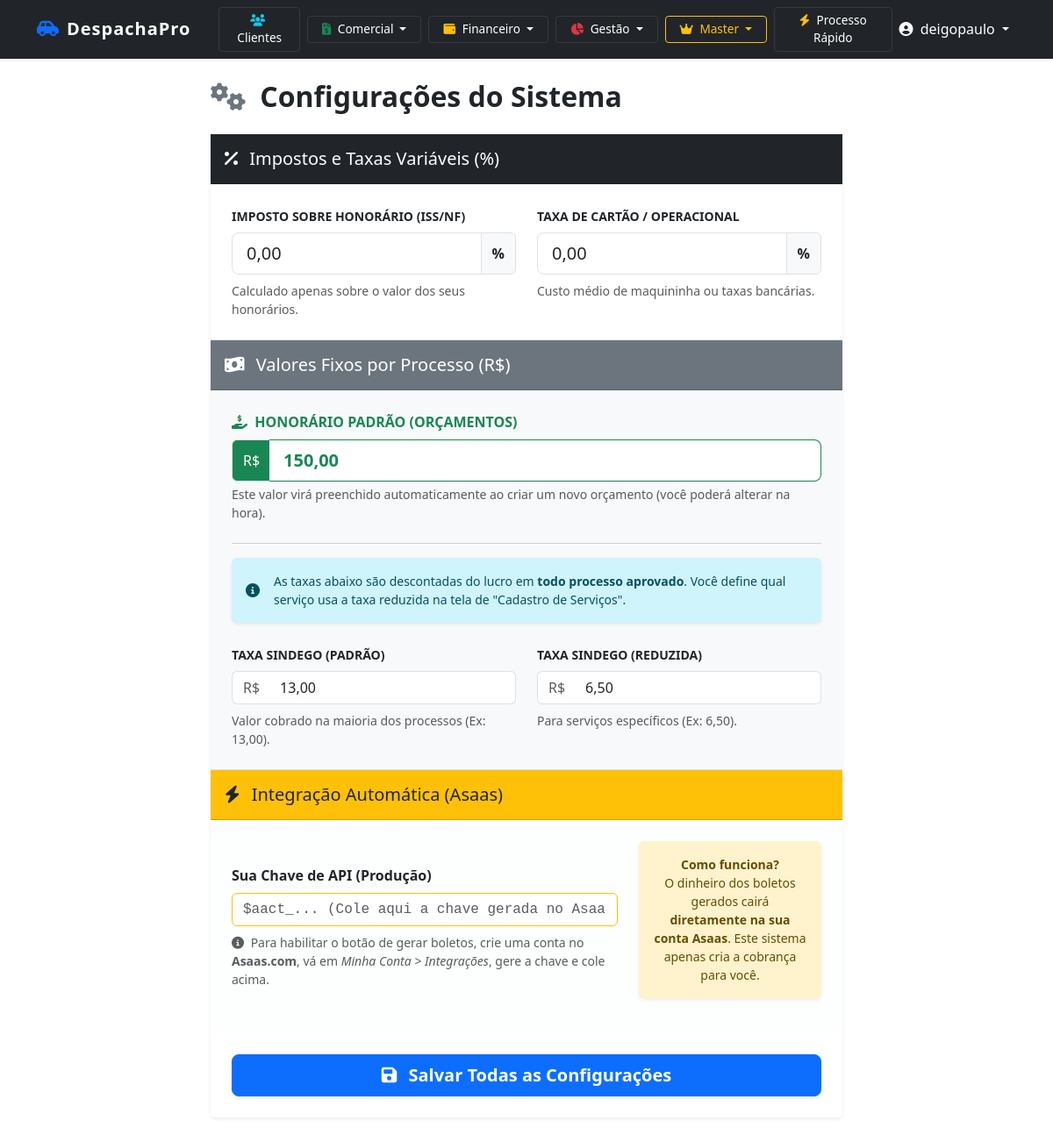
/configuracoes/ (signed in), run on the app's committed database.
### cadastro/models.py (models this page shows, shortened)
class Despachante(models.Model):
    nome_fantasia = models.CharField(max_length=255)
    razao_social = models.CharField(max_length=255)
    cnpj = models.CharField(max_length=18, unique=True)
    codigo_sindego = models.CharField(max_length=50, verbose_name="Código SINDEGO")
    telefone = models.CharField(max_length=20)
    email = models.EmailField()
    endereco_completo = models.TextField()
    data_cadastro = models.DateTimeField(auto_now_add=True)
    ativo = models.BooleanField(default=True)
    logo = models.ImageField(
        upload_to='logos_despachantes/',
        null=True,
        blank=True,
        verbose_name="Logo do Escritório",
        help_text="Formato obrigatório: PNG com fundo transparente. Tamanho ideal: 300x100px.",
        validators=[FileExtensionValidator(['png'])]
    )
    aliquota_imposto = models.DecimalField(
        max_digits=5, decimal_places=2, default=0.00,
        help_text="Alíquota de imposto sobre honorários (ex: 5.00 para 5%)"
    )
    taxa_bancaria_padrao = models.DecimalField(
        max_digits=5, decimal_places=2, default=0.00,
        help_text="Taxa bancária/maquininha média (ex: 2.50 para 2.5%)"
    )
    valor_honorario_padrao = models.DecimalField(
        max_digits=10,
        decimal_places=2,
        default=0.00,
        verbose_name="Honorário Padrão (Orçamento)",
        help_text="Valor sugerido automaticamente no campo de honorários ao criar um novo orçamento."
    )
    valor_taxa_sindego_padrao = models.DecimalField(
        max_digits=10, decimal_places=2, default=13.00,
        verbose_name="Taxa Sindego (Padrão)",
        help_text="Valor cobrado na maioria dos processos (Custo Operacional)."
    )
    valor_taxa_sindego_reduzida = models.DecimalField(
        max_digits=10, decimal_places=2, default=6.50,
        verbose_name="Taxa Sindego (Reduzida)",
        help_text="Valor cobrado em processos específicos."
    )
    email_fatura = models.EmailField(
        blank=True, null=True,
        help_text="E-mail que receberá os boletos/Pix da mensalidade do sistema."
    )
    valor_mensalidade = models.DecimalField(
        max_digits=10, decimal_places=2, default=100.00,
        help_text="Valor da assinatura mensal deste despachante."
    )
    DIA_VENCIMENTO_CHOICES = [(i, f'Dia {i}') for i in range(1, 29)]
    dia_vencimento = models.IntegerField(
        choices=DIA_VENCIMENTO_CHOICES,
        default=10,
        verbose_name="Dia de Vencimento Preferencial"
    )
    asaas_customer_id = models.CharField(
        max_length=50, blank=True, null=True,
        verbose_name="ID Asaas (Cliente)",
        help_text="ID gerado automaticamente pela integração."
    )
    asaas_api_key = models.CharField(
        max_length=255,
        blank=True,
        null=True,
        verbose_name="Chave de API (Asaas)",
        help_text="Chave gerada no painel do Asaas para receber pagamentos diretamente."
    )

### cadastro/views.py (the view, shortened to what this page needs)
# urls.py: path('configuracoes/', views.configuracoes_despachante, name='configuracoes_despachante'),
@login_required
def configuracoes_despachante(request):
    despachante = request.user.perfilusuario.despachante
    return render(request, 'cadastro/configuracoes_despachante.html', {'despachante': despachante})

### cadastro/templates/cadastro/configuracoes_despachante.html (shortened to what this page needs)
{% extends 'base.html' %}
{% block content %}
<div class="container mt-4">
    <div class="row justify-content-center">
        <div class="col-md-8">
            <div class="d-flex align-items-center mb-4">
                <h2 class="fw-bold mb-0"><i class="fas fa-cogs text-secondary me-2"></i> Configurações do Sistema</h2>
            </div>
            <form method="POST" class="card shadow-sm border-0">
                <div class="card-header bg-dark text-white py-3">
                    <h5 class="mb-0"><i class="fas fa-percent me-2"></i> Impostos e Taxas Variáveis (%)</h5>
                </div>
                <div class="card-body p-4">
                    <div class="row g-4">
                        <div class="col-md-6">
                            <label class="form-label fw-bold text-uppercase small">Imposto sobre Honorário (ISS/NF)</label>
                            <div class="input-group">
                                <input type="text" name="aliquota_imposto" class="form-control form-control-lg mask-percent"
                                       value="{{ despachante.aliquota_imposto }}" required>
                                <span class="input-group-text bg-light text-dark fw-bold">%</span>
                            </div>
                            <div class="form-text mt-2">Calculado apenas sobre o valor dos seus honorários.</div>
                        </div>
                        <div class="col-md-6">
                            <label class="form-label fw-bold text-uppercase small">Taxa de Cartão / Operacional</label>
                            <div class="input-group">
                                <input type="text" name="taxa_bancaria_padrao" class="form-control form-control-lg mask-percent"
                                       value="{{ despachante.taxa_bancaria_padrao }}" required>
                                <span class="input-group-text bg-light text-dark fw-bold">%</span>
                            </div>
                            <div class="form-text mt-2">Custo médio de maquininha ou taxas bancárias.</div>
                        </div>
                    </div>
                </div>
                <div class="card-header bg-secondary text-white py-3 border-top">
                    <h5 class="mb-0"><i class="fas fa-money-bill-wave me-2"></i> Valores Fixos por Processo (R$)</h5>
                </div>
                <div class="card-body p-4 bg-light">
                    <div class="row mb-4">
                        <div class="col-12">
                            <label class="form-label fw-bold text-uppercase text-success"><i class="fas fa-hand-holding-usd me-1"></i> Honorário Padrão (Orçamentos)</label>
                            <div class="input-group">
                                <span class="input-group-text bg-success text-white border-end-0">R$</span>
                                <input type="text" name="valor_honorario_padrao" class="form-control form-control-lg mask-money border-success border-start-0 fw-bold text-success"
                                       value="{{ despachante.valor_honorario_padrao|floatformat:2 }}" required>
                            </div>
                            <div class="form-text">Este valor virá preenchido automaticamente ao criar um novo orçamento (você poderá alterar na hora).</div>
                        </div>
                    </div>
                    <hr class="text-muted opacity-25">
                    <div class="alert alert-info border-0 shadow-sm d-flex align-items-center mb-4">
                        <i class="fas fa-info-circle me-3"></i>
                        <div class="small">
                            As taxas abaixo são descontadas do lucro em <strong>todo processo aprovado</strong>. Você define qual serviço usa a taxa reduzida na tela de "Cadastro de Serviços".
                        </div>
                    </div>
                    <div class="row g-4">
                        <div class="col-md-6">
                            <label class="form-label fw-bold text-uppercase small text-dark">Taxa SINDEGO (Padrão)</label>
                            <div class="input-group">
                                <span class="input-group-text bg-white text-muted border-end-0">R$</span>
                                <input type="text" name="valor_taxa_sindego_padrao" class="form-control mask-money border-start-0"
                                       value="{{ despachante.valor_taxa_sindego_padrao|floatformat:2 }}" required>
                            </div>
                            <div class="form-text mt-2">Valor cobrado na maioria dos processos (Ex: 13,00).</div>
                        </div>
                        <div class="col-md-6">
                            <label class="form-label fw-bold text-uppercase small text-dark">Taxa SINDEGO (Reduzida)</label>
                            <div class="input-group">
                                <span class="input-group-text bg-white text-muted border-end-0">R$</span>
                                <input type="text" name="valor_taxa_sindego_reduzida" class="form-control mask-money border-start-0"
                                       value="{{ despachante.valor_taxa_sindego_reduzida|floatformat:2 }}" required>
                            </div>
                            <div class="form-text mt-2">Para serviços específicos (Ex: 6,50).</div>
                        </div>
                    </div>
                </div>
                <div class="card-header bg-warning text-dark py-3 border-top">
                    <h5 class="mb-0"><i class="fas fa-bolt me-2"></i> Integração Automática (Asaas)</h5>
                </div>
                <div class="card-body p-4 bg-light bg-opacity-25">
                    <div class="row align-items-center">
                        <div class="col-md-8">
                            <label class="form-label fw-bold">Sua Chave de API (Produção)</label>
                            <input type="text" name="asaas_api_key" class="form-control font-monospace border-warning"
                                   value="{{ despachante.asaas_api_key|default:'' }}"
                                   placeholder="$aact_... (Cole aqui a chave gerada no Asaas)" autocomplete="off">
                            <div class="form-text text-muted mt-2">
                                <i class="fas fa-info-circle me-1"></i>
                                Para habilitar o botão de gerar boletos, crie uma conta no <strong>Asaas.com</strong>, vá em <em>Minha Conta > Integrações</em>, gere a chave e cole acima.
                            </div>
                        </div>
                        <div class="col-md-4 text-center">
                            <div class="alert alert-warning border-0 small shadow-sm">
                                <strong>Como funciona?</strong><br>
                                O dinheiro dos boletos gerados cairá <strong>diretamente na sua conta Asaas</strong>. Este sistema apenas cria a cobrança para você.
                            </div>
                        </div>
                    </div>
                </div>
                <div class="card-footer bg-white p-4 border-top-0">
                    <button type="submit" class="btn btn-primary btn-lg px-5 fw-bold shadow-sm w-100">
                        <i class="fas fa-save me-2"></i> Salvar Todas as Configurações
                    </button>
                </div>
            </form>
        </div>
    </div>
</div>
{% endblock %}

### cadastro/templates/base.html (shortened to what this page needs)
<!DOCTYPE html>
<html lang="pt-br">
<head>
    {% load static %}
    <link href="{% static 'css/bootstrap.min.css' %}" rel="stylesheet">
    <link href="{% static 'css/custom.css' %}" rel="stylesheet">
    <link href="https://cdnjs.cloudflare.com/ajax/libs/font-awesome/6.4.0/css/all.min.css" rel="stylesheet">
</head>
<body>
<nav class="navbar navbar-expand-lg navbar-dark bg-dark sticky-top shadow-sm">
    <div class="container">
        <a class="navbar-brand d-flex align-items-center" href="{% url 'dashboard' %}">
            {% if user.is_authenticated and user.perfilusuario.despachante.logo %}
                <img src="{{ user.perfilusuario.despachante.logo.url }}" alt="Logo" class="me-2">
            {% else %}
                <i class="fas fa-car-side text-primary me-2"></i> DespachaPro
            {% endif %}
        </a>
        {% if user.is_authenticated %}
        <div class="collapse navbar-collapse" id="navbarNav">
            <ul class="navbar-nav me-auto align-items-center">
                <li class="nav-item ms-lg-3 mt-2 mt-lg-0">
                    <a href="{% url 'lista_clientes' %}" class="btn btn-nav-dark btn-sm px-3">
                        <i class="fas fa-users me-1 text-info"></i> Clientes
                    </a>
                </li>
                <li class="nav-item dropdown ms-lg-2 mt-2 mt-lg-0">
                    <a class="btn btn-nav-dark btn-sm px-3 dropdown-toggle" href="#" role="button" data-bs-toggle="dropdown">
                        <i class="fas fa-file-invoice-dollar me-1 text-success"></i> Comercial
                    </a>
                </li>
                {% if user.is_superuser or user.perfilusuario.tipo_usuario == 'ADMIN' %}
                <li class="nav-item dropdown ms-lg-2 mt-2 mt-lg-0">
                    <a class="btn btn-nav-dark btn-sm px-3 dropdown-toggle" href="#" role="button" data-bs-toggle="dropdown">
                        <i class="fas fa-wallet me-1 text-warning"></i> Financeiro
                    </a>
                </li>
                {% endif %}
                <li class="nav-item dropdown ms-lg-2 mt-2 mt-lg-0">
                    <a class="btn btn-nav-dark btn-sm px-3 dropdown-toggle" href="#" role="button" data-bs-toggle="dropdown">
                        <i class="fas fa-chart-pie me-1 text-danger"></i> Gestão
                    </a>
                </li>
                {% if user.is_superuser %}
                <li class="nav-item dropdown ms-lg-2 mt-2 mt-lg-0">
                    <a class="btn btn-nav-dark btn-sm px-3 dropdown-toggle border-warning text-warning" href="#" role="button" data-bs-toggle="dropdown">
                        <i class="fas fa-crown me-1"></i> Master
                    </a>
                </li>
                {% endif %}
                <li class="nav-item ms-lg-2 mt-2 mt-lg-0">
                    <a href="{% url 'cadastro_rapido' %}" class="btn btn-nav-dark btn-sm px-3">
                        <i class="fas fa-bolt me-1 text-warning"></i> Processo Rápido
                    </a>
                </li>
            </ul>
            <ul class="navbar-nav ms-auto">
                <li class="nav-item dropdown">
                    <a class="nav-link dropdown-toggle text-white" href="#" role="button" data-bs-toggle="dropdown">
                        <i class="fas fa-user-circle me-1"></i> {{ user.username }}
                    </a>
                </li>
            </ul>
        </div>
        {% endif %}
    </div>
</nav>
<div class="container mt-4 mb-5">
    {% block content %}{% endblock %}
</div>
</body>
</html>

### static/css/custom.css (style rules this page uses)
.navbar-brand { font-weight: 700; letter-spacing: 1px; }

### cadastro/templates/base.html (style rules this page uses)
.btn-nav-dark { background-color: #212529; color: #ffffff; border: 1px solid #373b3e; font-size: 0.85rem; transition: all 0.2s; }

### data on the page
Despachante: aliquota_imposto "0,00", taxa_bancaria_padrao "0,00", valor_honorario_padrao "150,00", valor_taxa_sindego_padrao "13,00", valor_taxa_sindego_reduzida "6,50"

### other printed values
{{ user.username }} "deigopaulo"
